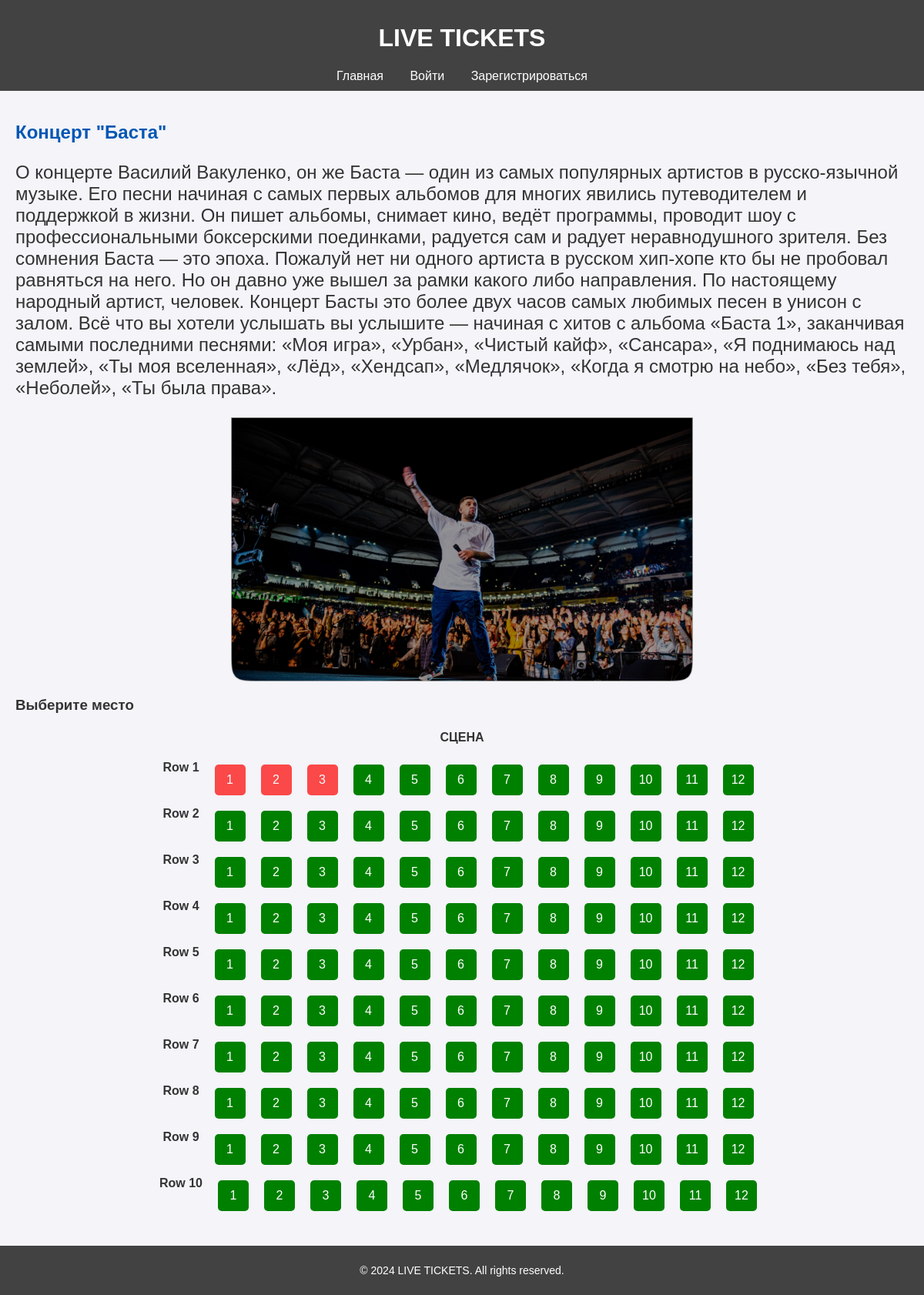
Before: /12/ with the older database file.
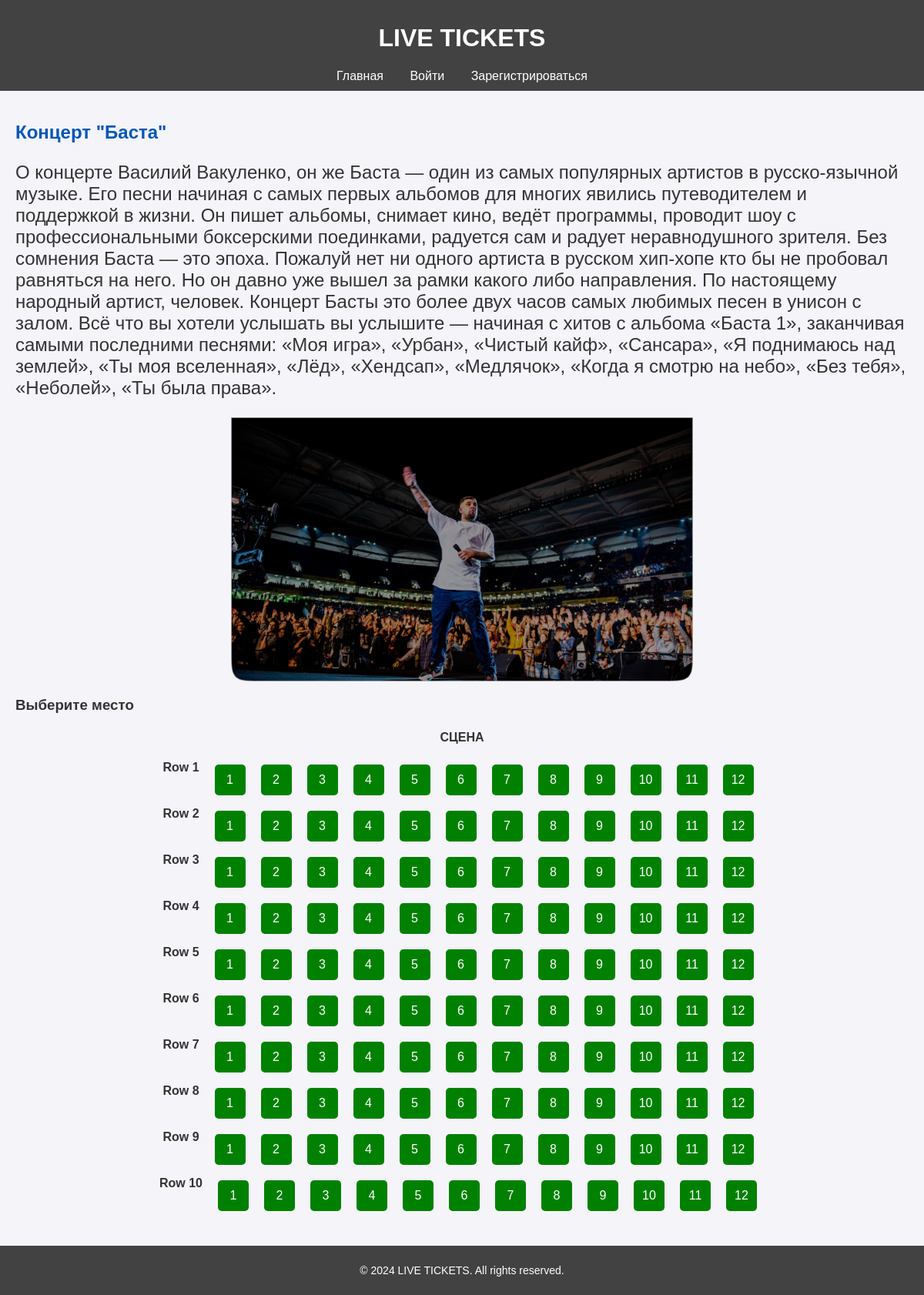
After: the same page with the newer database file.
### concerts/views.py (the view)
# urls.py: path('<int:id>/', views.concert_detail, name='concert_detail'),
def concert_detail(request, id):
    concert = get_object_or_404(Concert, id=id)
    rows = Seat.objects.filter(concert=concert).values_list('row', flat=True).distinct()
    seating_chart = {
        row: Seat.objects.filter(concert=concert, row=row).order_by('seat_number')
        for row in rows
    }
    return render(request, 'concerts/concert_detail.html', {
        'concert': concert,
        'seating_chart': seating_chart,
    })

### concerts/templates/concerts/concert_detail.html (shortened to what this page needs)
<link rel="stylesheet" src=/css/style.css">
{% extends 'concerts/base.html' %}
{% block content %}
<h2 class="name_concert">{{ concert.name }}</h2>
<p class="description">{{ concert.description }}</p>
<img src="{{ concert.image.url }}" alt="{{ concert.name }}" style="width: 100%; max-width: 600px; display: block; margin: 20px auto;">
<h3>Выберите место</h3>
<div style="text-align: center; margin: 20px 0;">
    <h4>СЦЕНА</h4>
</div>
<div style="display: grid; justify-content: center; gap: 10px;">
    {% for row, seats in seating_chart.items %}
    <div style="display: flex; justify-content: center;">
        <span style="margin-right: 10px; font-weight: bold;">Row {{ row }}</span>
        {% for seat in seats %}
        <form method="post" action="{% url 'book_seat' seat.id %}" style="margin: 0 5px;">
            <button type="submit"
                {% if seat.is_booked %}
                disabled
                style="width: 40px; height: 40px; background-color: red; color: white; border: none; cursor: not-allowed;"
                {% elif seat.user == request.user %}
                style="width: 40px; height: 40px; background-color: blue; color: white; border: none; cursor: pointer;"
                {% else %}
                style="width: 40px; height: 40px; background-color: green; color: white; border: none; cursor: pointer;"
                {% endif %}
            >
                {{ seat.seat_number }}
            </button>
        </form>
        {% endfor %}
    </div>
    {% endfor %}
</div>
{% endblock %}

Changed rows visible on the page:
changed Seat (number 1 of 120 on the later page): is_booked True → False (drawn)
changed Seat (number 2 of 120 on the later page): is_booked True → False (drawn)
changed Seat (number 3 of 120 on the later page): is_booked True → False (drawn)
